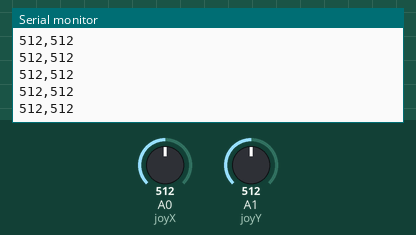
Recording of a sketch running on a simulated Arduino Uno, built with avr-gcc and run on an emulated ATmega328P. On the bench: the last lines printed to the serial monitor. The inputs (shaded band) are chosen by the test bench; at power-on: A0 (joyX) = 512, A1 (joyY) = 512.

Above: at 1.2 s.
1.3 s: A0 (joyX) set to 716
At 1.31 s:
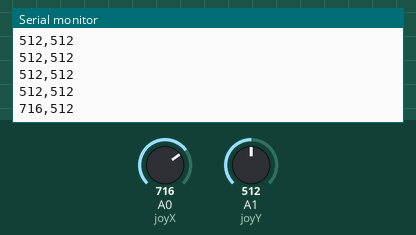
2.8 s: A1 (joyY) set to 716
At 2.82 s:
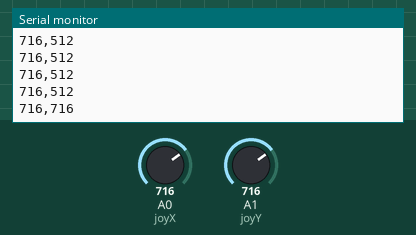
4.3 s: A0 (joyX) set to 900
At 4.33 s:
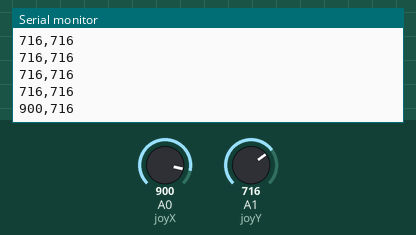
5.8 s: A1 (joyY) set to 900
At 5.84 s:
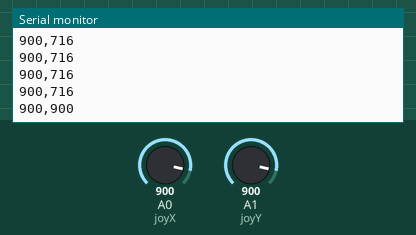
Timing chart, 0 to 8.3 s (numbered marks = the images above; inputs shaded):
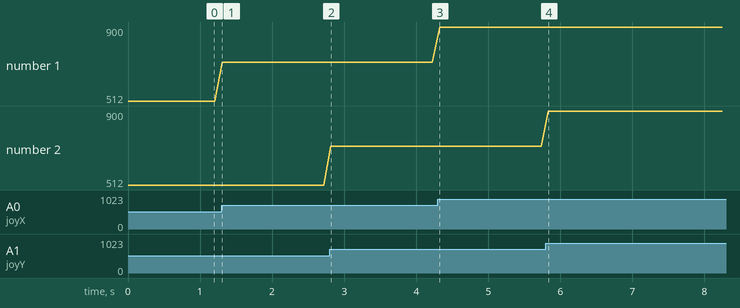

The sketch:

main.ino
```cpp
#include <Arduino.h>

int joyX = A0;
int joyY = A1;
int xVal, yVal;

void setup() {
  Serial.begin(9600);
  pinMode(joyX, INPUT);
  pinMode(joyY, INPUT);
}

void loop() {
  xVal = analogRead(joyX);
  yVal = analogRead(joyY);
  Serial.print(xVal);
  Serial.print(",");
  Serial.println(yVal);
  delay(100);
}
```

Measured:
- after the input at 1.3 s, the serial monitor: prints a new line at once (image 1)
- after the input at 2.8 s, the serial monitor: prints a new line at once (image 2)
- after the input at 4.3 s, the serial monitor: prints a new line at once (image 3)
- after the input at 5.8 s, the serial monitor: prints a new line at once (image 4)
- plotted number 1: 512 → 716 after the input at 1.3 s, 716 → 900 after the input at 4.3 s
